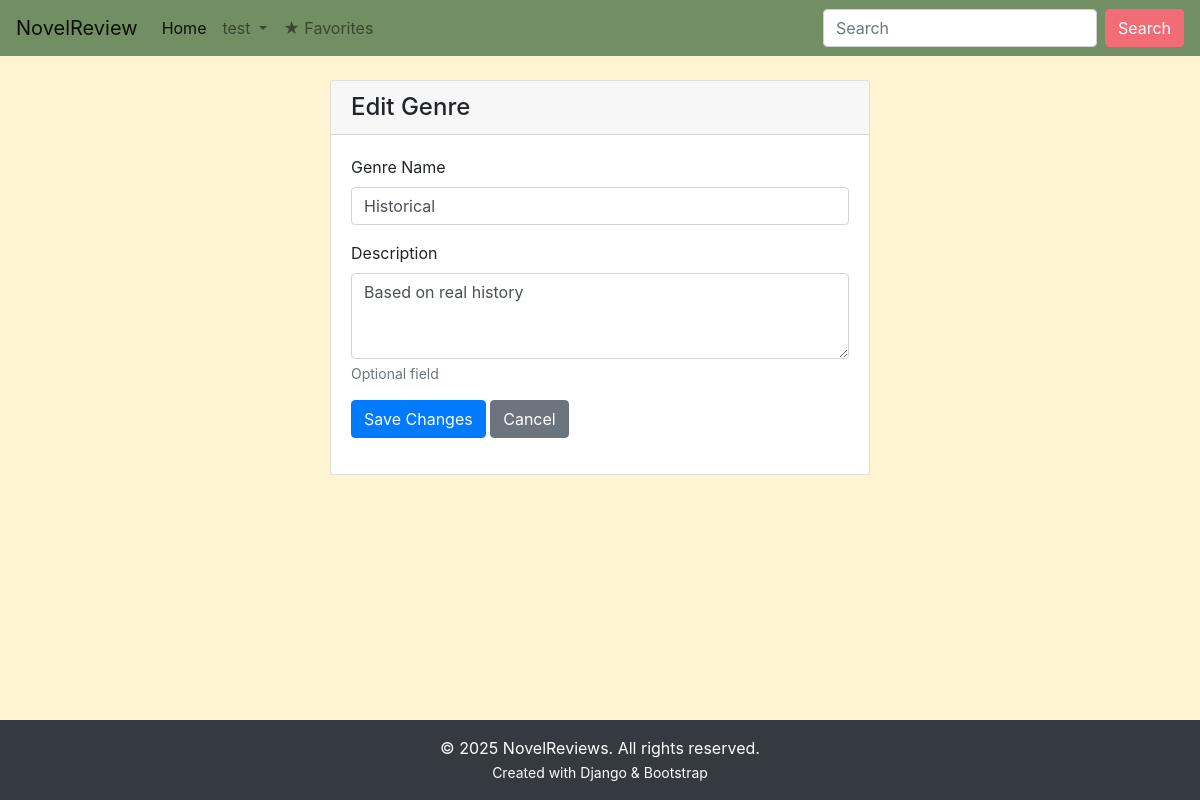
/genres/edit/4/ (signed in), run on an earlier commit of the app's database.
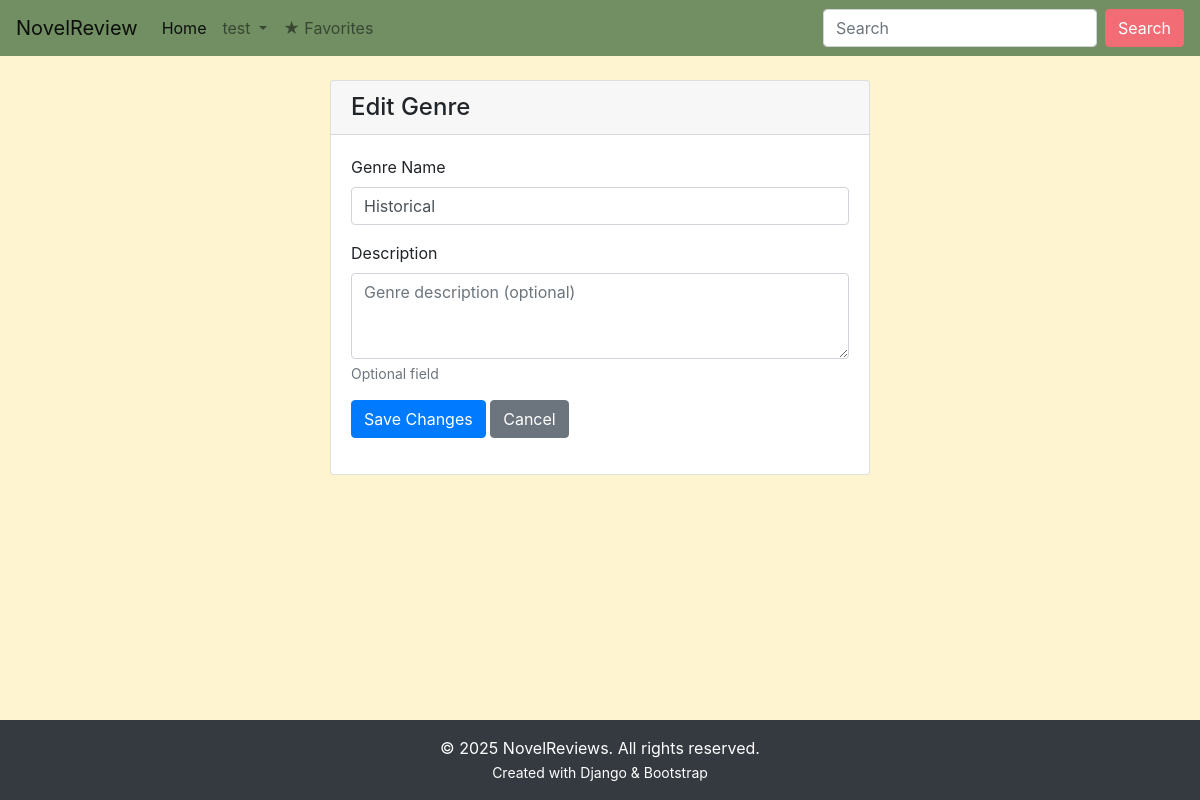
And on a later commit of the database.
### main/models.py (models this page shows, shortened)
class Genre(models.Model):
    name = models.CharField(max_length=100, unique=True, verbose_name="Genre name")
    description = models.TextField(blank=True, null=True, verbose_name="Description")
    class Meta:
        ordering = ['name']
        verbose_name = 'Genre'
        verbose_name_plural = 'Genres'

### main/views.py (the view)
# urls.py: path('genres/edit/<int:id>/', views.edit_genre, name='edit_genre'),
@login_required
def edit_genre(request, id):
    genre = get_object_or_404(Genre, id=id)
    if request.method == 'POST':
        form = GenreForm(request.POST, instance=genre)
        if form.is_valid():
            form.save()
            messages.success(request, 'Genre updated successfully!')
            return redirect('main:genre_list')
    else:
        form = GenreForm(instance=genre)
    return render(request, 'main/edit_genre.html', {'form': form, 'genre': genre})

### main/forms.py
class GenreForm(forms.ModelForm):
    class Meta:
        model = Genre
        fields = ['name', 'description']
        widgets = {
            'name': forms.TextInput(attrs={
                'class': 'form-control',
                'placeholder': 'Enter genre name'
            }),
            'description': forms.Textarea(attrs={
                'class': 'form-control',
                'rows': 3,
                'placeholder': 'Genre description (optional)'
            }),
        }
        labels = {
            'name': 'Genre name',
            'description': 'Description',
        }

### main/templates/main/edit_genre.html (shortened to what this page needs)
{% extends 'main/base.html' %}
{% block content %}
<div class="container mt-4">
    <div class="row justify-content-center">
        <div class="col-md-6">
            <div class="card">
                <div class="card-header">
                    <h4 class="mb-0">Edit Genre</h4>
                </div>
                <div class="card-body">
                    <form method="post">
                        <div class="form-group">
                            <label for="{{ form.name.id_for_label }}">Genre Name</label>
                            {{ form.name }}
                        </div>
                        <div class="form-group">
                            <label for="{{ form.description.id_for_label }}">Description</label>
                            {{ form.description }}
                            <small class="form-text text-muted">Optional field</small>
                        </div>
                        <div class="form-group">
                            <button type="submit" class="btn btn-primary">Save Changes</button>
                            <a href="{% url 'main:genre_list' %}" class="btn btn-secondary">Cancel</a>
                        </div>
                    </form>
                </div>
            </div>
        </div>
    </div>
</div>
{% endblock %}

What changed in the data, as far as the page shows it:
changed Genre "Historical": description "Based on real history" → (not shown)
